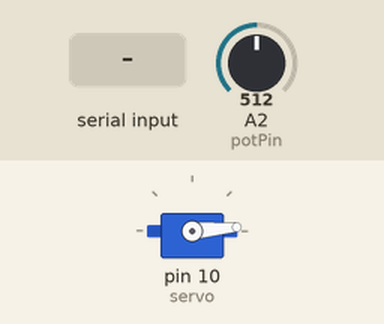
This sketch was run on a simulated Arduino Uno, built with avr-gcc and run on an emulated ATmega328P. Shown: servo. The test bench sets the inputs (shaded band); at power-on: A2 (potPin) = 512. What the sketch prints to the serial monitor is not drawn.

Above: at 1.2 s.
1.3 s: A2 (potPin) set to 716
At 1.6 s:
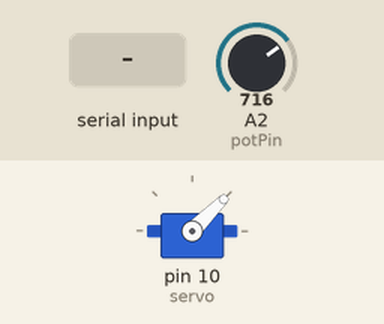
2.8 s: "90,45\n" received over Serial
At 3.6 s:
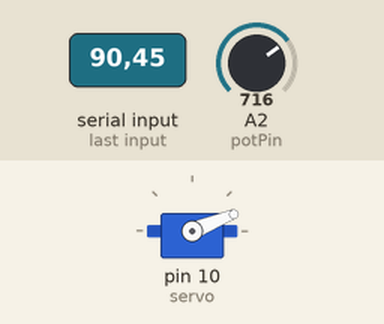
5.3 s: A2 (potPin) set to 900
At 5.8 s:
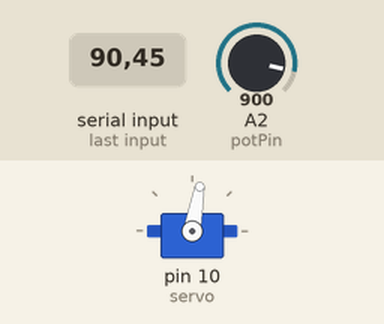
6.8 s: "30,150\n" received over Serial
At 7.6 s:
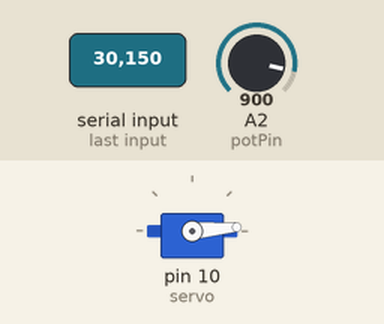
8.3 s: A2 (potPin) set to 1023
At 9.3 s:
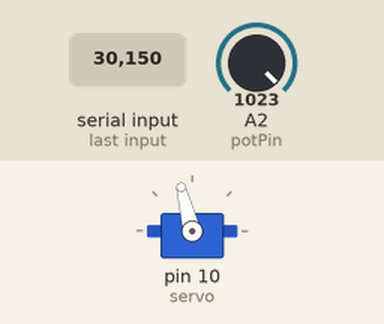
9.8 s: "5\n" received over Serial
At 10.5 s:
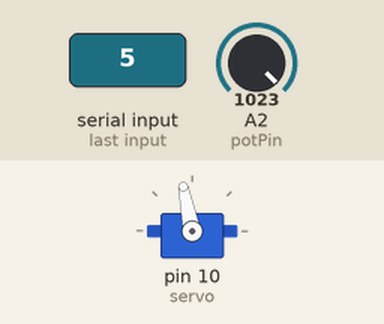
Timing chart, 0 to 12.8 s (numbered marks = the images above; inputs shaded):
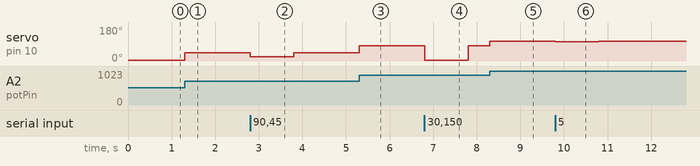

The sketch:

Potentiometer_and_Encoder.ino
```cpp
#include <Servo.h>

int potPin = 2;    // select the input pin for the potentiometer   // select the pin for the LED
int value;
float angle;
Servo servo;
int goal = 122;
int error;
int command;

void setup() {
  servo.attach(10);
  Serial.begin (115200);
  Serial.print("test!");
  goal = Serial.read();
}

void loop() {

  if(Serial.available()>0){
      goal = Serial.parseInt();
    }
  value = analogRead(potPin);
  angle = map(value, 40, 970, 0, 360);


  error = goal - angle;

if(error<360){
    error=error+360;
}
if(error>360){
    error=error-360;
}


  servo.write(94-(error)*.5);


  Serial.print("error:");
  Serial.print(error);
  Serial.print("   angle:");
  Serial.println(angle);
}
```

Measured:
- after the input at 1.3 s, servo on pin 10 (servo): 5° → 45° at once
- after the input at 2.8 s, servo on pin 10 (servo): 45° → 22° at once, → 44° 1.0 s later
- after the input at 5.3 s, servo on pin 10 (servo): 44° → 80° at once
- after the input at 6.8 s, servo on pin 10 (servo): 80° → 5° at once, → 80° 1.0 s later
- after the input at 8.3 s, servo on pin 10 (servo): 80° → 104° at once
- after the input at 9.8 s, servo on pin 10 (servo): 104° → 101° at once, → 104° 1.0 s later
